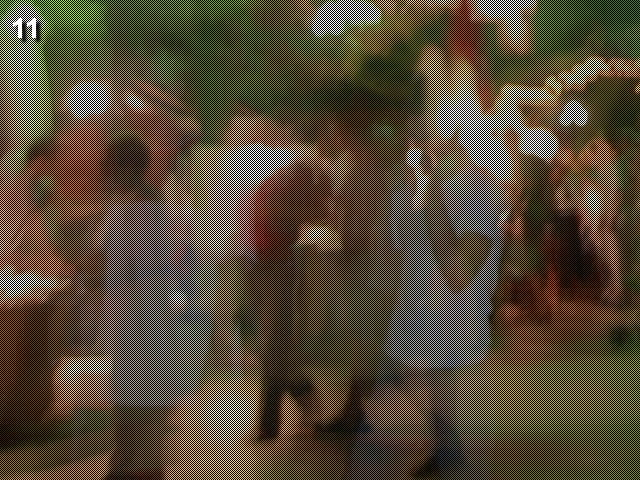
#> input picture 11/cave.jpg, 640 x 480 px
$ python PythonChallenge11.py   (Python 2 division)
#> lines starting #> are read from the running program, lines starting #| are printed output that depends on the picture
# http://www.pythonchallenge.com/pc/return/5808.html

from PIL import Image

cave = Image.open('cave.jpg')
#> cave is the input picture: PIL image 640x480 RGB; mean R, G, B 85.8, 73.7, 57.3
mode = cave.mode
#> mode = 'RGB'
size = cave.size
#> size = (640, 480)

data = list(cave.getdata())
#> data = 307200 items
dataOdd = data[1::2]
#> dataOdd = 153600 items
dataEven = data[0::2]
#> dataEven = 153600 items

imageOdd = Image.new(mode, size)
#> imageOdd: PIL image 640x480 RGB; every value is 0
imageOdd.putdata(dataOdd)
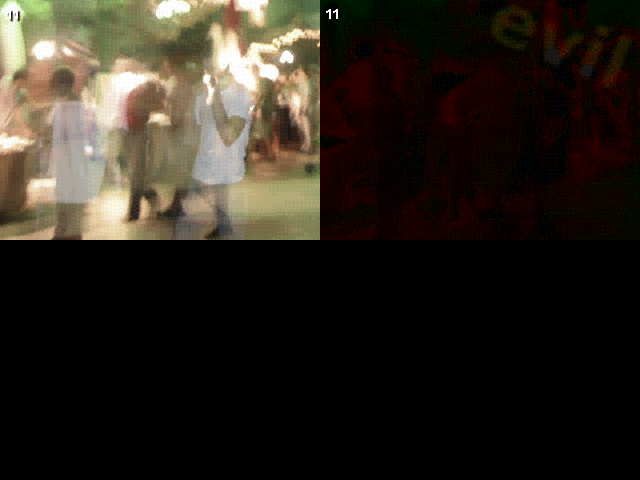
#> imageOdd: PIL image 640x480 RGB; mean R, G, B 42.9, 36.9, 28.7
imageOdd.save('image_odd.jpg')

# Turns out the the latter image contains the same information as the
# first one so we don't need to show it.
# imageEven = Image.new(mode, size)
# imageEven.putdata(dataEven)
# imageEven.show()

urlComponent = 'evil'
print 'url component:'
print urlComponent
